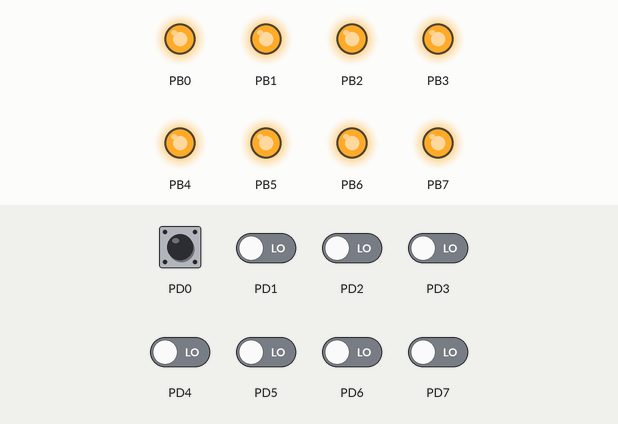
The program below on a simulated ATmega128, built with avr-gcc and emulated at 14.7456 MHz. On the bench: output pins drawn as LEDs (lit = HIGH). Dashed ring = blinking. Inputs (shaded band) come from the test bench; at power-on: PD0–7 LOW.

Above: at 1.2 s.
1.3 s: PD0 pulsed HIGH 5 times (0.12 s each, 0.3 s apart)
At 1.87 s:
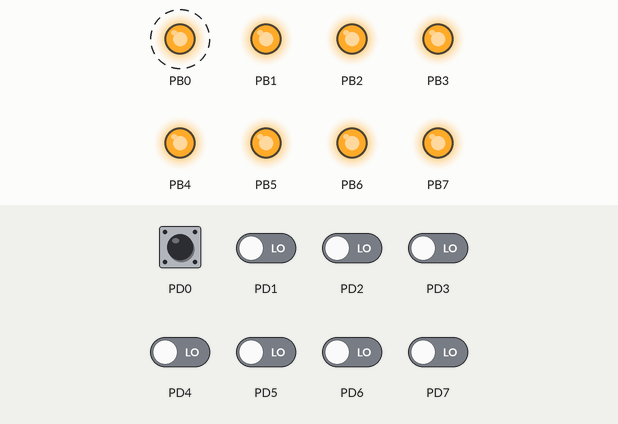
At 3.9 s:
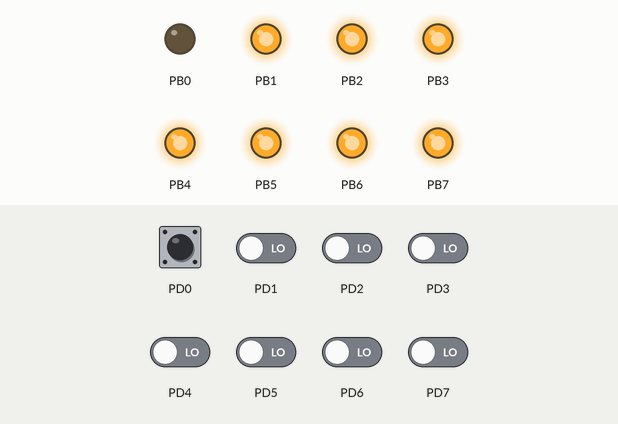
Timing chart, 0 to 5.4 s (numbered marks = the images above; inputs shaded):
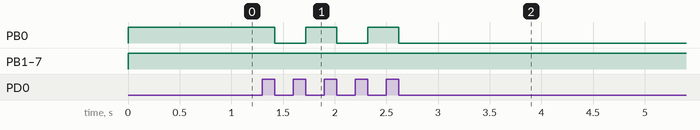

Measured:
- after the input at 1.3 s, PB0: alternates HIGH for 0.30 s and LOW for 0.30 s, 5 changes in all, then stays LOW, starting after 0.12 s

The program:

main.c
```c
#include <avr/io.h>
#define F_CPU 14745600UL
#include <util/delay.h>

int PushButtonDet (int number);
void LEDOnOff (int number, int onoff);
int ClickDet (int number, int polarity);

int main(void)
{
	DDRB = 0xff;
	PORTB = 0xff; // 전원을 키고 난 후의 초깃값을 지정

	DDRD = 0;

	int led_state = 0;

	while(1)
	{
		if (ClickDet(0, 1)){
			led_state = !led_state; // 논리 연산자 (!) : 0000 0000 -> 0000 0001
			LEDOnOff(0, led_state);
		}
	}
	return 0;
}

int PushButtonDet(int number)
{
	if (((~PIND >> number) & 0x1) == 1) // 비트 연산자 (~) : 0000 0000 -> 1111 1111
	return 1;

	else
	return 0;
}

void LEDOnOff (int number, int onoff)
{
	char led_state;
	led_state = ~PORTB;

	if (onoff == 1){
		led_state = led_state | (1 << number); // 지정된 위치에만 1을 추가 하고 싶을 때 사용
		PORTB = ~led_state;
	}

	else{
		led_state = led_state & ~(1 << number); // 원하는 자리의 LED 끄기
		PORTB = ~led_state;
	}
}

int ClickDet (int number, int polarity)
{
	int button;

	if (polarity == 1){   // 버튼을 누를 때를 감지
		button = PushButtonDet(number);
		if (button == 0){
			_delay_ms(1);
			button = PushButtonDet(number);
			if (button == 1)
				return 1;
		}
	}

	else {	// 버튼이 떨어질 때
		button = PushButtonDet(number);
		if (button == 1){
			_delay_ms(1);
			button = PushButtonDet(number);
			if (button == 0)
				return 1;
		}
	}
	return 0;
}
```
